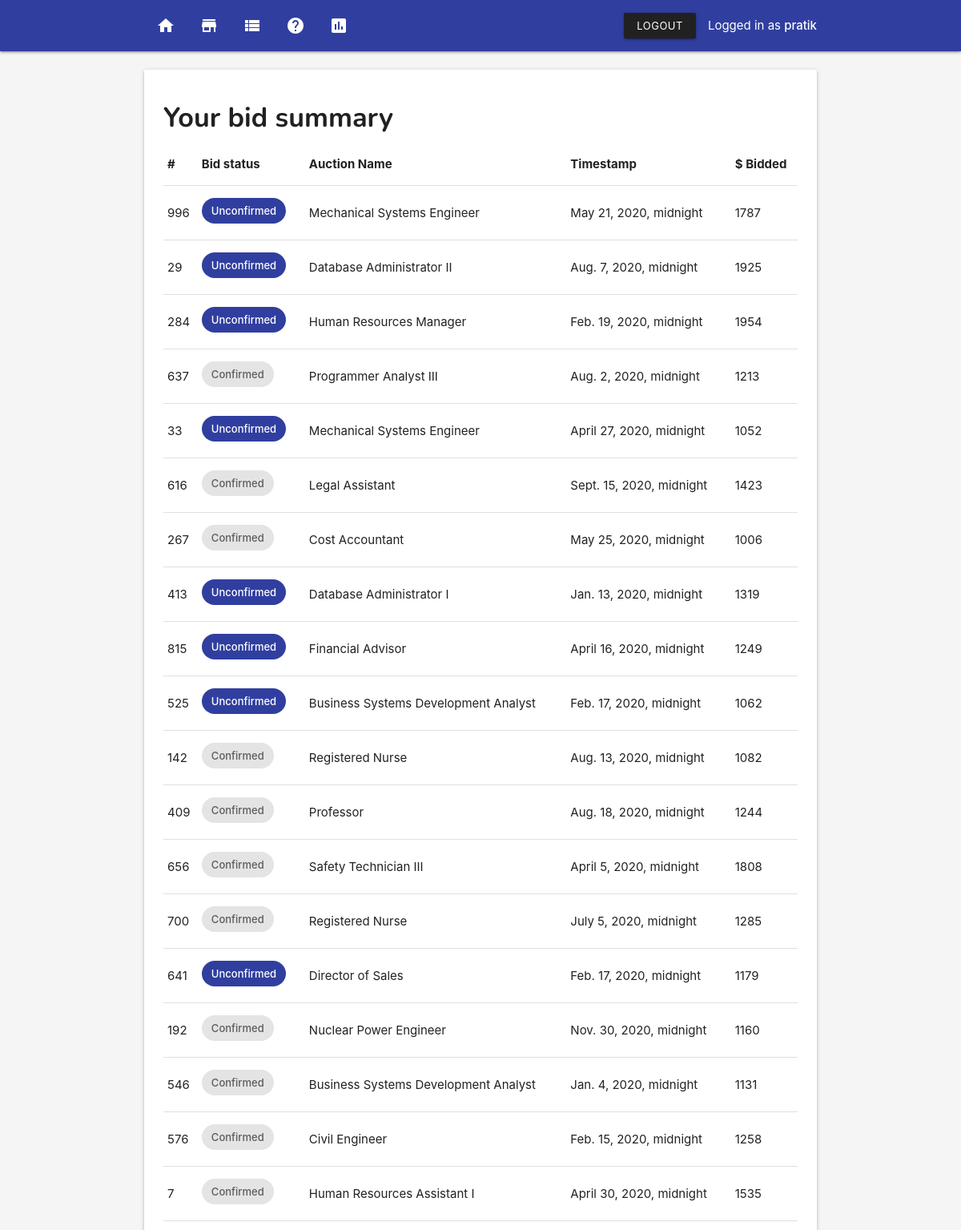
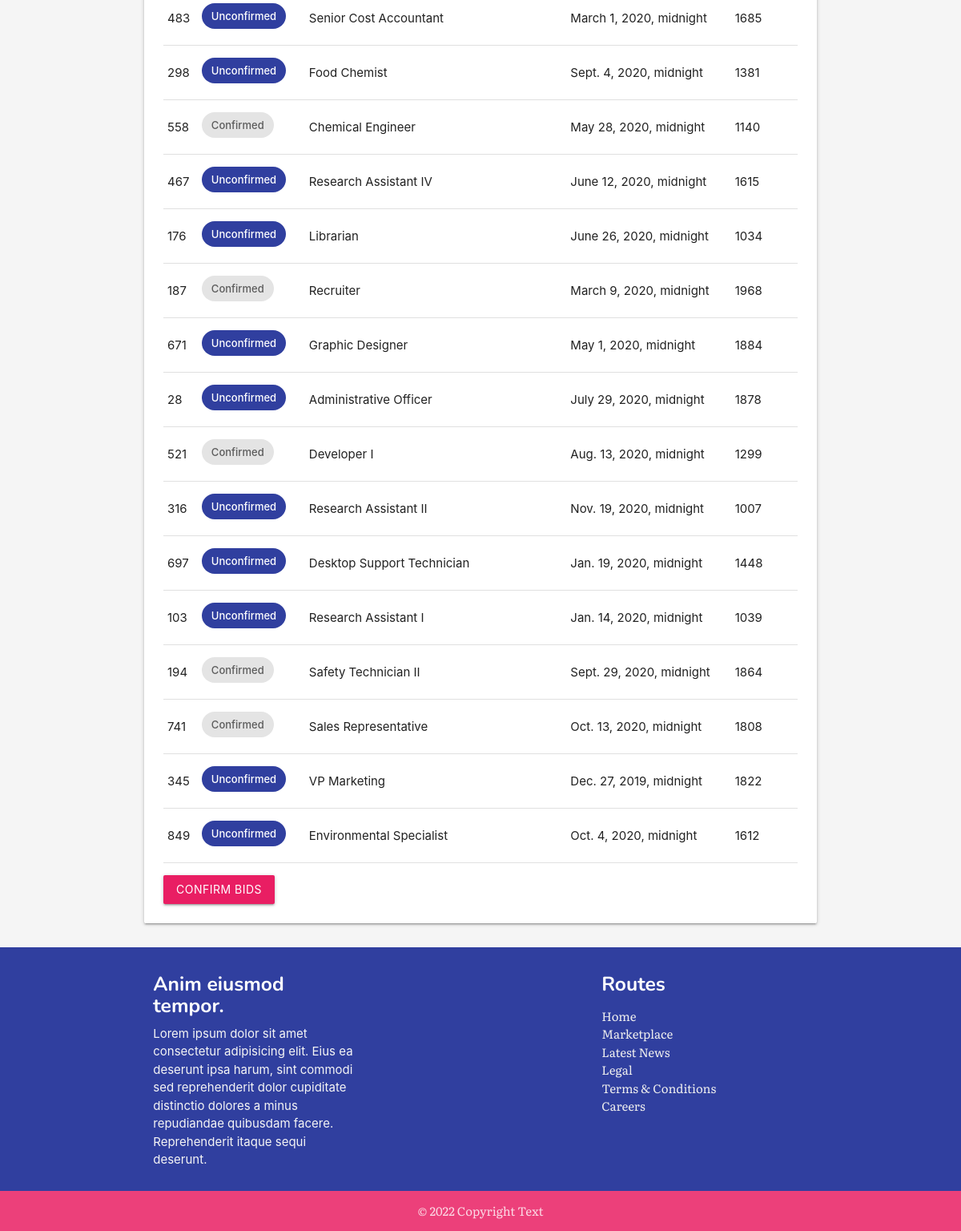
The page /my-bids/ (signed in) on the database its author committed (2 pictures, top to bottom).
### core/models.py (models this page shows, shortened)
class User(AbstractUser):
    first_name = models.CharField(max_length=255, null=True)
    last_name = models.CharField(max_length=150, null=True)
    email = models.EmailField(unique=True)
    address = models.CharField(max_length=300, null=True)
    phone = models.CharField(
        max_length=10,
        null=True,
        validators=[
            MinLengthValidator(10)
        ]
    )
    age = models.CharField(max_length=5, null=True)
    birth_date = models.DateField(null=True)

### system/models.py (models this page shows, shortened)
class AuctionBid(models.Model):
    user = models.ForeignKey(User, on_delete=models.CASCADE)
    auction = models.ForeignKey(Auction, on_delete=models.CASCADE)
    bid = models.ForeignKey(Bid, on_delete=models.CASCADE)
    offer = models.IntegerField()
    confirmed = models.BooleanField(default=False)
    created = models.DateTimeField(auto_now_add=True)
    modified = models.DateTimeField(auto_now=True)
    class Meta:
        ordering = ['-modified']

class Auction(models.Model):
    title = models.CharField(max_length=255)
    slug = models.SlugField()
    start_time = models.DateTimeField(null=True)
    end_time = models.DateTimeField(null=True)
    start_price = models.DecimalField(max_digits=10, decimal_places=2, null=True)
    created = models.DateTimeField(auto_now_add=True)
    modified = models.DateTimeField(auto_now=True)
    winner = models.ForeignKey(User, on_delete=models.CASCADE, null=True)

### system/views.py (the view)
# urls.py: path('my-bids/', views.bid_summary, name='bid-summary'),
@login_required
def bid_summary(request):
    bids = AuctionBid.objects.filter(user=request.user)
    context = {
        'bids': bids,
    }
    return render(request, 'bid-summary.html', context)

### templates/bid-summary.html
{% extends 'base.html' %}
{% block content %}
{% include 'nav.html' %}
<section class="section">
    <section class="container">
        <div class="card">
            <div class="card-content">
                <h4>Your bid summary</h4>
                <table class="table responsive-table">
                    <thead>
                        <tr>
                            <th>#</th>
                            <th>Bid status</th>
                            <th>Auction Name</th>
                            <th>Timestamp</th>
                            <th>$ Bidded</th>
                    </thead>
                    <tbody>
                        {% for b in bids %}
                            <tr>
                                <td>{{ b.id }}</td>
                                <td>{% if b.confirmed %}<span class="chip">Confirmed</span>{%else%} <span class="chip indigo darken-2 white-text">Unconfirmed</span>       {%endif%}</td>
                                <td>{{ b.auction.title }}</td>
                                <td>{{ b.created }}</td>
                                <td>{{ b.offer}}</td>
                            </tr>
                        {% endfor %}
                    </tbody>
                </table>
                <a href="{% url 'system:confirm-bids' %}" style="margin-top: 1rem;" class="btn waves-light waves-effect pink">Confirm Bids</a>
            </div>
        </div>
    </section>
</section>
{% include 'footer.html' %}
{% endblock content %}

### templates/nav.html (shortened to what this page needs)
<nav>
<div class="nav-wrapper indigo darken-2">
    <div class="container">
    <ul class="left hide-on-med-and-down">
            <li><a href="{% url 'system:home' %}"><i class="material-icons">home</i></a></li>
        <li><a href="{% url 'system:auctions' %}"><i class="material-icons">store</i></a></li>
        <li><a href="{% url 'system:bid-summary' %}"><i class="material-icons">view_list</i></a></li>
        <li><a href="{% url 'system:about' %}"><i class="material-icons">help</i></a></li>
        <li><a href="{% url 'system:dashboard' %}"><i class="material-icons">insert_chart</i></a></li>
    </ul>
    <ul class="right hide-on-med-and-down">
            {% if user.is_authenticated %}
            <li><a class="btn-small waves-effect waves-light grey darken-4" href="{% url 'core:logout' %}">Logout</a></li>
            <li>Logged in as <strong>{{ user.username }}</strong></li>
        {% endif %}
    </ul>
</div>
</div>
</nav>

### templates/base.html (style rules this page uses)
h1, h2, h3, h4, h5, h6 { margin-top: .5em !important; font-family: 'Nunito', sans-serif; font-weight: bold; }
body { display: flex; min-height: 100vh; flex-direction: column; }

### rows shown on the page
User: username "pratik"
AuctionBid: id "996", confirmed "Unconfirmed", auction "Mechanical Systems Engineer", created "May 21, 2020, midnight", offer "1787"
AuctionBid: id "29", confirmed "Unconfirmed", auction "Database Administrator II", created "Aug. 7, 2020, midnight", offer "1925"
AuctionBid: id "284", confirmed "Unconfirmed", auction "Human Resources Manager", created "Feb. 19, 2020, midnight", offer "1954"
AuctionBid: id "637", confirmed "Confirmed", auction "Programmer Analyst III", created "Aug. 2, 2020, midnight", offer "1213"
AuctionBid: id "33", confirmed "Unconfirmed", auction "Mechanical Systems Engineer", created "April 27, 2020, midnight", offer "1052"
AuctionBid: id "616", confirmed "Confirmed", auction "Legal Assistant", created "Sept. 15, 2020, midnight", offer "1423"
AuctionBid: id "267", confirmed "Confirmed", auction "Cost Accountant", created "May 25, 2020, midnight", offer "1006"
AuctionBid: id "413", confirmed "Unconfirmed", auction "Database Administrator I", created "Jan. 13, 2020, midnight", offer "1319"
AuctionBid: id "815", confirmed "Unconfirmed", auction "Financial Advisor", created "April 16, 2020, midnight", offer "1249"
AuctionBid: id "525", confirmed "Unconfirmed", auction "Business Systems Development Analyst", created "Feb. 17, 2020, midnight", offer "1062"
AuctionBid: id "142", confirmed "Confirmed", auction "Registered Nurse", created "Aug. 13, 2020, midnight", offer "1082"
AuctionBid: id "409", confirmed "Confirmed", auction "Professor", created "Aug. 18, 2020, midnight", offer "1244"
AuctionBid: id "656", confirmed "Confirmed", auction "Safety Technician III", created "April 5, 2020, midnight", offer "1808"
AuctionBid: id "700", confirmed "Confirmed", auction "Registered Nurse", created "July 5, 2020, midnight", offer "1285"
AuctionBid: id "641", confirmed "Unconfirmed", auction "Director of Sales", created "Feb. 17, 2020, midnight", offer "1179"
AuctionBid: id "192", confirmed "Confirmed", auction "Nuclear Power Engineer", created "Nov. 30, 2020, midnight", offer "1160"
AuctionBid: id "546", confirmed "Confirmed", auction "Business Systems Development Analyst", created "Jan. 4, 2020, midnight", offer "1131"
AuctionBid: id "576", confirmed "Confirmed", auction "Civil Engineer", created "Feb. 15, 2020, midnight", offer "1258"
AuctionBid: id "7", confirmed "Confirmed", auction "Human Resources Assistant I", created "April 30, 2020, midnight", offer "1535"
AuctionBid: id "483", confirmed "Unconfirmed", auction "Senior Cost Accountant", created "March 1, 2020, midnight", offer "1685"
AuctionBid: id "298", confirmed "Unconfirmed", auction "Food Chemist", created "Sept. 4, 2020, midnight", offer "1381"
AuctionBid: id "558", confirmed "Confirmed", auction "Chemical Engineer", created "May 28, 2020, midnight", offer "1140"
AuctionBid: id "467", confirmed "Unconfirmed", auction "Research Assistant IV", created "June 12, 2020, midnight", offer "1615"
AuctionBid: id "176", confirmed "Unconfirmed", auction "Librarian", created "June 26, 2020, midnight", offer "1034"
AuctionBid: id "187", confirmed "Confirmed", auction "Recruiter", created "March 9, 2020, midnight", offer "1968"
AuctionBid: id "671", confirmed "Unconfirmed", auction "Graphic Designer", created "May 1, 2020, midnight", offer "1884"
AuctionBid: id "28", confirmed "Unconfirmed", auction "Administrative Officer", created "July 29, 2020, midnight", offer "1878"
AuctionBid: id "521", confirmed "Confirmed", auction "Developer I", created "Aug. 13, 2020, midnight", offer "1299"
AuctionBid: id "316", confirmed "Unconfirmed", auction "Research Assistant II", created "Nov. 19, 2020, midnight", offer "1007"
AuctionBid: id "697", confirmed "Unconfirmed", auction "Desktop Support Technician", created "Jan. 19, 2020, midnight", offer "1448"
AuctionBid: id "103", confirmed "Unconfirmed", auction "Research Assistant I", created "Jan. 14, 2020, midnight", offer "1039"
AuctionBid: id "194", confirmed "Confirmed", auction "Safety Technician II", created "Sept. 29, 2020, midnight", offer "1864"
AuctionBid: id "741", confirmed "Confirmed", auction "Sales Representative", created "Oct. 13, 2020, midnight", offer "1808"
AuctionBid: id "345", confirmed "Unconfirmed", auction "VP Marketing", created "Dec. 27, 2019, midnight", offer "1822"
AuctionBid: id "849", confirmed "Unconfirmed", auction "Environmental Specialist", created "Oct. 4, 2020, midnight", offer "1612"
